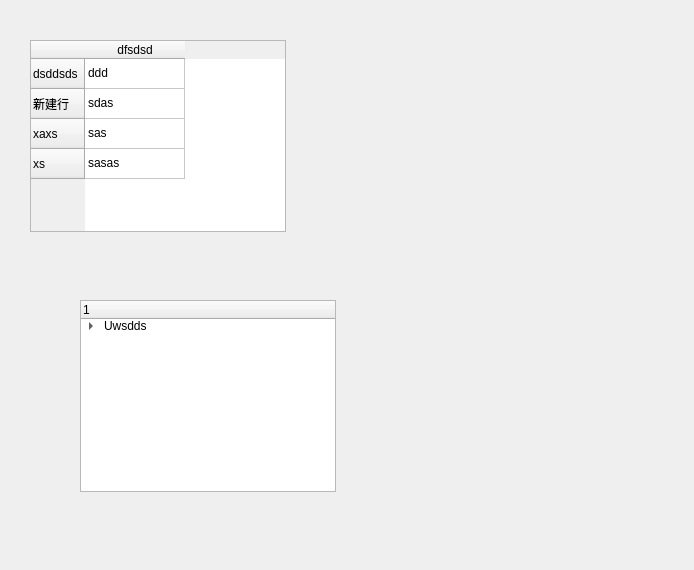
<?xml version="1.0" encoding="UTF-8"?>
<ui version="4.0">
 <class>Form</class>
 <widget class="QWidget" name="Form">
  <property name="geometry">
   <rect>
    <x>0</x>
    <y>0</y>
    <width>694</width>
    <height>570</height>
   </rect>
  </property>
  <property name="windowTitle">
   <string>Form</string>
  </property>
  <widget class="QTableWidget" name="tableWidget">
   <property name="geometry">
    <rect>
     <x>30</x>
     <y>40</y>
     <width>256</width>
     <height>192</height>
    </rect>
   </property>
   <row>
    <property name="text">
     <string>dsddsds</string>
    </property>
   </row>
   <row>
    <property name="text">
     <string>新建行</string>
    </property>
   </row>
   <row>
    <property name="text">
     <string>xaxs</string>
    </property>
   </row>
   <row>
    <property name="text">
     <string>xs</string>
    </property>
   </row>
   <column>
    <property name="text">
     <string>dfsdsd</string>
    </property>
   </column>
   <item row="0" column="0">
    <property name="text">
     <string>ddd</string>
    </property>
   </item>
   <item row="1" column="0">
    <property name="text">
     <string>sdas</string>
    </property>
   </item>
   <item row="2" column="0">
    <property name="text">
     <string>sas</string>
    </property>
   </item>
   <item row="3" column="0">
    <property name="text">
     <string>sasas</string>
    </property>
   </item>
  </widget>
  <widget class="QTreeWidget" name="treeWidget">
   <property name="geometry">
    <rect>
     <x>80</x>
     <y>300</y>
     <width>256</width>
     <height>192</height>
    </rect>
   </property>
   <column>
    <property name="text">
     <string/>
    </property>
   </column>
   <item>
    <property name="text">
     <string>Uwsdds</string>
    </property>
    <item>
     <property name="text">
      <string>Dsdds</string>
     </property>
    </item>
   </item>
  </widget>
 </widget>
 <resources/>
 <connections>
  <connection>
   <sender>treeWidget</sender>
   <signal>itemClicked(QTreeWidgetItem*,int)</signal>
   <receiver>tableWidget</receiver>
   <slot>clear()</slot>
   <hints>
    <hint type="sourcelabel">
     <x>285</x>
     <y>435</y>
    </hint>
    <hint type="destinationlabel">
     <x>54</x>
     <y>211</y>
    </hint>
   </hints>
  </connection>
  <connection>
   <sender>tableWidget</sender>
   <signal>cellClicked(int,int)</signal>
   <receiver>treeWidget</receiver>
   <slot>clear()</slot>
   <hints>
    <hint type="sourcelabel">
     <x>209</x>
     <y>105</y>
    </hint>
    <hint type="destinationlabel">
     <x>234</x>
     <y>334</y>
    </hint>
   </hints>
  </connection>
 </connections>
</ui>
